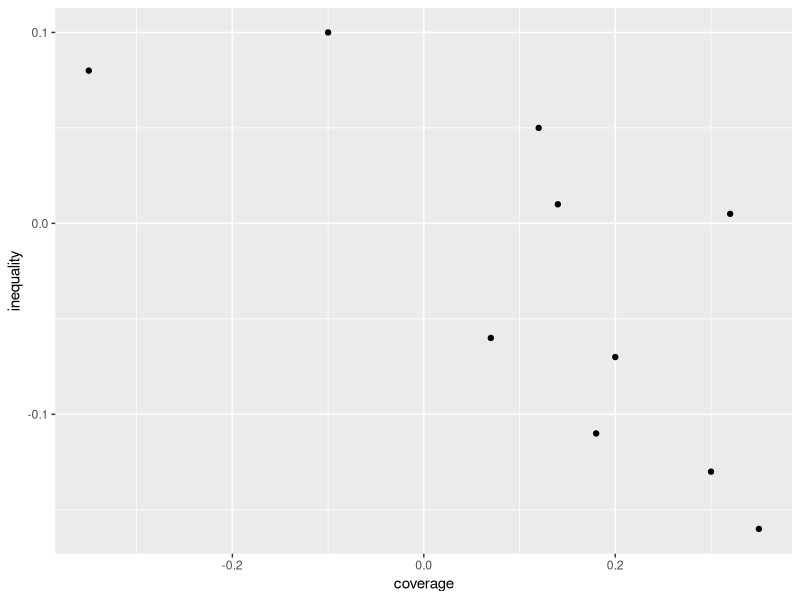
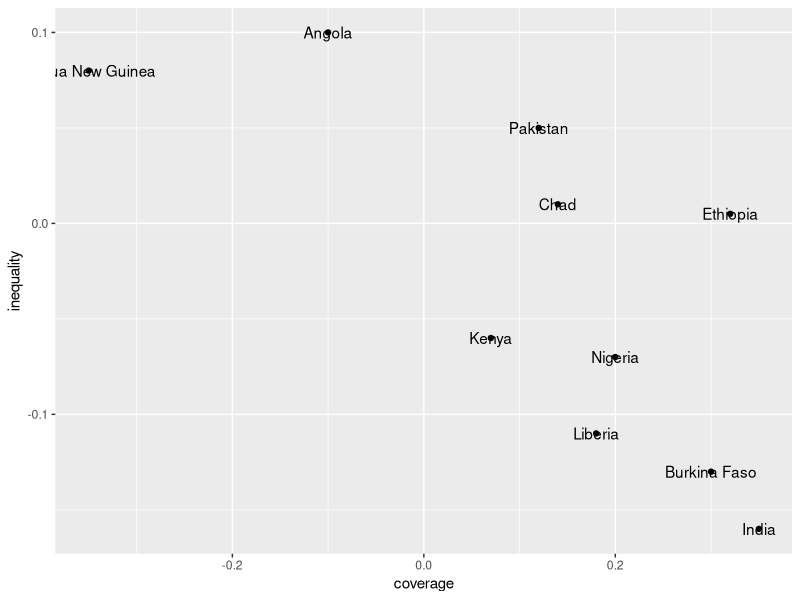
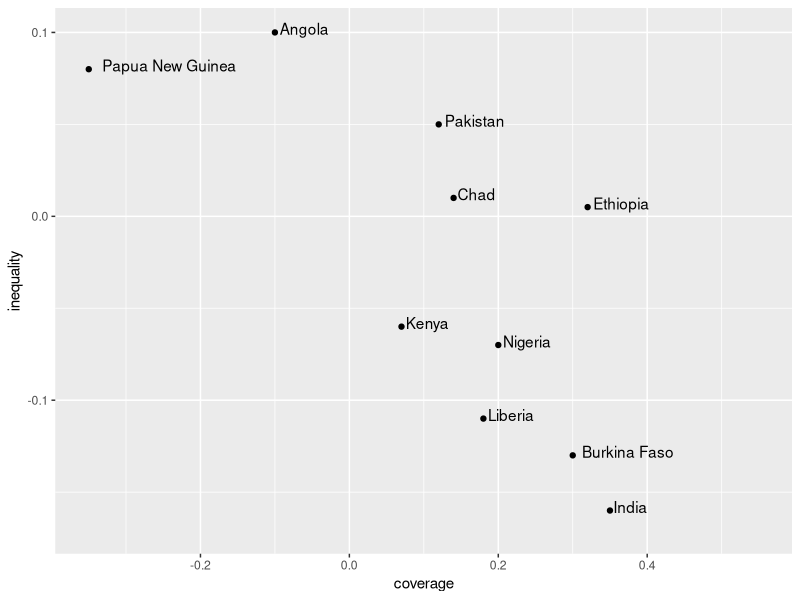
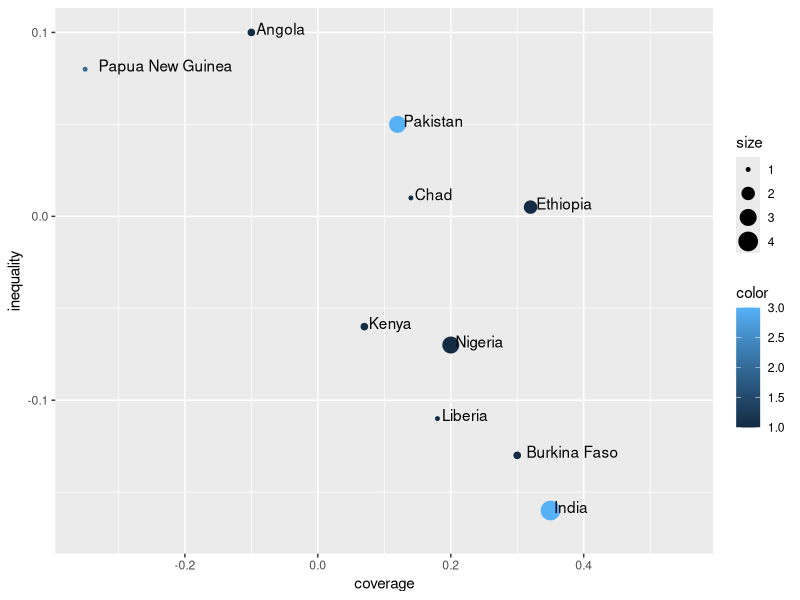
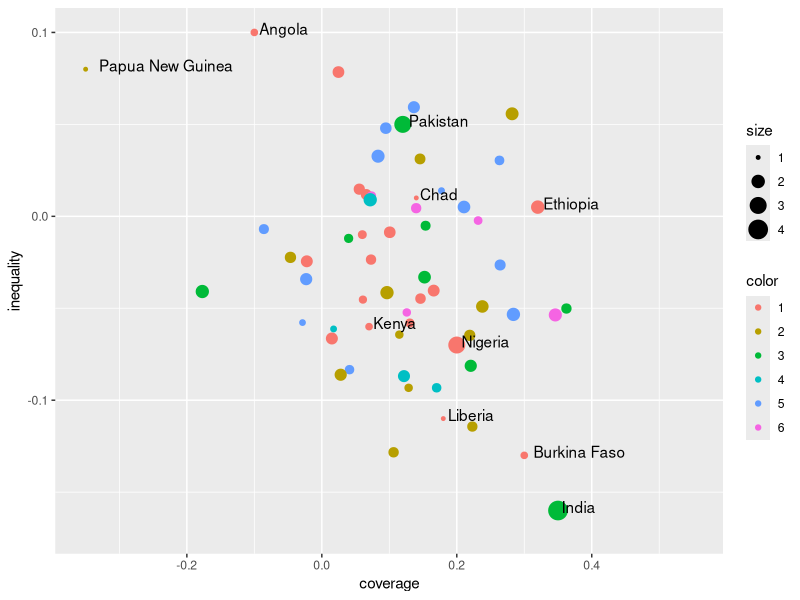
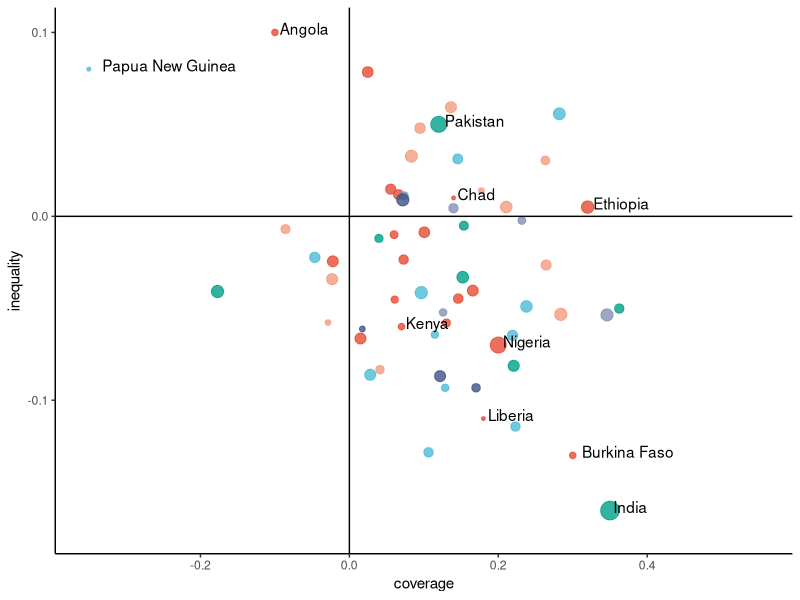

Reproduce these figures in R, in order.
## ---- chunk 1
library(ggplot2)
library(ggsci)
## ---- chunk 2
country <- c("Angola", "Papua New Guinea", "Pakistan", "Chad", "Ethiopia", "Kenya", "Nigeria", "Liberia", "Burkina Faso", "India")
coverage <- c(-0.1, -0.35, 0.12, 0.14, 0.32, 0.07, 0.2, 0.18, 0.3, 0.35)
inequality <- c(0.1, 0.08, 0.05, 0.01, 0.005, -0.06, -0.07, -0.11, -0.13, -0.16)
df_plot <- data.frame(country, inequality, coverage)
df_plot
## ---- chunk 3
ggplot(df_plot, aes(x = coverage, y = inequality)) +
  geom_point()
## ---- chunk 4
ggplot(df_plot, aes(x = coverage, y = inequality)) +
  geom_point() +
  geom_text(aes(label = country))
## ---- chunk 5
ggplot(df_plot, aes(x = coverage, y = inequality)) +
  geom_point() +
  geom_text(aes(label = country), hjust = -0.1, vjust = 0.2) +
  xlim(c(-0.35, 0.55)) +
  ylim(c(-0.17, 0.1))
## ---- chunk 6
df_plot$size <- c(1.1, 1, 3, 1, 2, 1.1, 3, 1, 1.1, 4)
df_plot$color <- c(1, 2, 3, 1, 1, 1, 1, 1, 1, 3)
df_plot
## ---- chunk 7
ggplot(df_plot, aes(x = coverage, y = inequality)) +
  geom_point(aes(size = size, color = color)) +
  geom_text(aes(label = country), hjust = -0.1, vjust = 0.2) +
  xlim(c(-0.35, 0.55)) +
  ylim(c(-0.17, 0.1))
## ---- chunk 8
set.seed(123)
np <- 50
rd <- data.frame(country = rep("", np),
                 inequality = rnorm(n = np, mean = -0.03, sd = 0.05),
                 coverage = rnorm(n = np, mean = 0.1, sd = 0.12),
                 size = runif(np, min = 1, max = 2),
                 color = sample(1:6, np, replace = T))
head(rd)
## ---- chunk 9
df_plot <- rbind(df_plot, rd)
df_plot$color <- factor(df_plot$color)
ggplot(df_plot, aes(x = coverage, y = inequality)) +
  geom_point(aes(size = size, color = color)) +
  geom_text(aes(label = country), hjust = -0.1, vjust = 0.2) +
  xlim(c(-0.35, 0.55)) +
  ylim(c(-0.17, 0.1))
## ---- chunk 10
ggplot(df_plot, aes(x = coverage, y = inequality)) +
  geom_point(aes(size = size, color = color), alpha = 0.8) +
  geom_text(aes(label = country), hjust = -0.1, vjust = 0.2) +
  xlim(c(-0.35, 0.55)) +
  ylim(c(-0.17, 0.1)) +
  geom_vline(xintercept = 0) +
  geom_hline(yintercept = 0) +
  scale_color_npg() +
  theme_classic() +
  theme(legend.position = "none")
